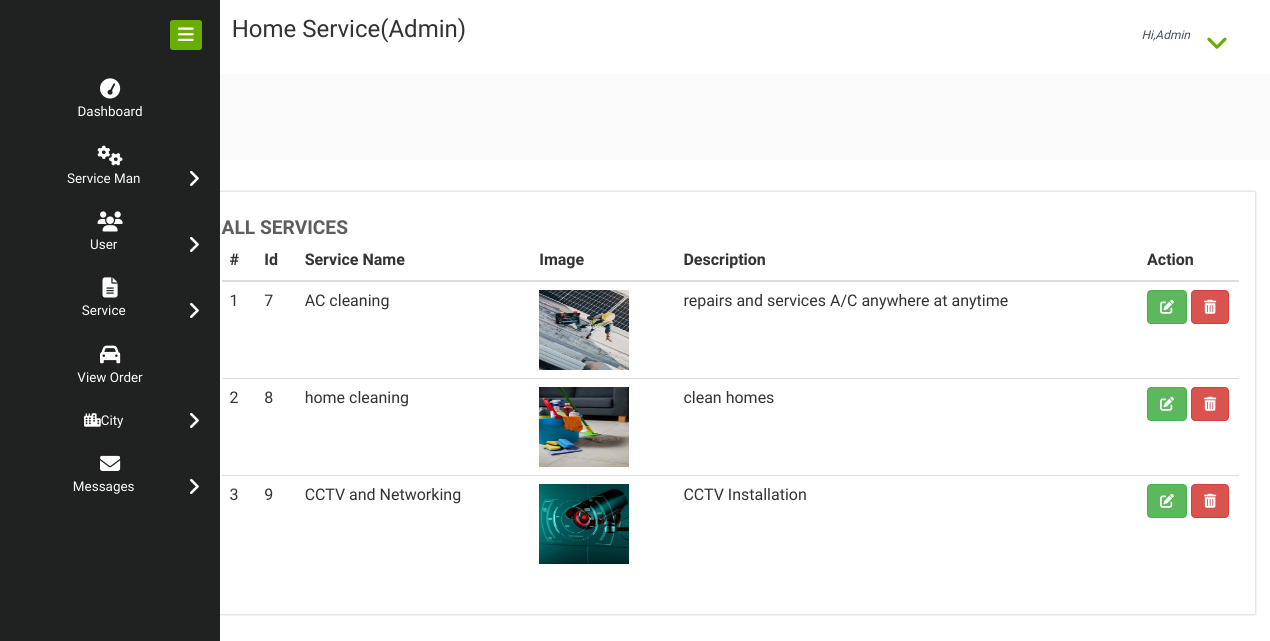
The app's page /view_service with its own data.
### home_service/models.py (models this page shows, shortened)
class Service_Category(models.Model):
    category = models.CharField(max_length=30, null=True)
    desc = models.CharField(max_length=100, null=True)
    image = models.FileField(null=True)
    total=models.CharField(max_length=100, null=True)

### home_service/views.py (the view)
# urls.py: path('view_service',View_Service,name="view_service"),
def View_Service(request):
    ser = Service_Category.objects.all()
    d = {'ser':ser}
    return render(request,'view_service.html',d)

### home_service/templates/view_service.html
{% extends 'admin_navigation.html' %}
{% load static %}
{% block body %}
<div class="chit-chat-layer1">
	<div class="col-md-12 chit-chat-layer1-left">
               <div class="work-progres">
                            <div class="chit-chat-heading">
                                  All Services
                            </div>
                            <div class="table-responsive">
                                <table class="table table-hover">
                                  <thead>
                                    <tr>
                                      <th>#</th>
                                      <th>Id</th>
                                      <th>Service Name</th>
                                      <th>Image</th>
                                      <th>Description</th>
                                      <th>Action</th>
                                  </tr>
                              </thead>
                              <tbody>
                              {% for i in ser %}
                                <tr>
                                  <td>{{forloop.counter}}</td>
                                  <td>{{i.id}}</td>
                                  <td>{{i.category}}</td>
                                  <td><img src="{{i.image.url}}" style="width:90px;height:80px" /></td>
                                  <td>{{i.desc}}</td>
                                  <td style="width:100px"><a href="{% url 'edit_service' i.id %}" ><button class="btn btn-success"><i class="fa fa-edit"></i></button></a>
                                  <a href="{% url 'delete_service' i.id %}" ><button class="btn btn-danger" onclick="return confirm('Are you sure?')"><i class="fa fa-trash-o"></i></button></a></td>
                              </tr>
                              {% endfor %}
                          </tbody>
                      </table>
                  </div>
             </div>
      </div>
</div>
    {% endblock %}

### home_service/templates/admin_navigation.html (shortened to what this page needs)
<!DOCTYPE HTML>
{% load static %}
<html>
<head>
<link href="{% static 'css2/bootstrap.css' %}" rel="stylesheet" type="text/css" media="all">
<link href="{% static 'css2/style.css' %}" rel="stylesheet" type="text/css" media="all"/>
<link href="{% static 'css2/font-awesome.css' %}" rel="stylesheet">
<link rel="stylesheet" href="https://cdnjs.cloudflare.com/ajax/libs/font-awesome/6.5.2/css/all.min.css" />
</head>
<body>
<div class="page-container">
   <div class="left-content">
	   <div class="mother-grid-inner">
				<div class="header-main">
					<div class="header-left">
							<div class="logo-name" style="width:100%">
								<h3><span>Home Service(Admin)</span></h3>
							</div>
							<div class="clearfix"> </div>
						 </div>
							<div class="profile_details">
								<ul>
									<li class="dropdown profile_details_drop">
										<a href="#" class="dropdown-toggle" data-toggle="dropdown" aria-expanded="false">
											<div align class="profile_img">
												<div class="user-name">
													<span>Hi,Admin</span>
												</div>
												<i class="fa fa-angle-down lnr"></i>
												<div class="clearfix"></div>
											</div>
										</a>
									</li>
								</ul>
							</div>
							<div class="clearfix"> </div>
						</div>
				</div>
<div class="inner-block" style="padding-top:8%">
	{% block body %}
	{% endblock %}
</div>
</div>
</div>
    <div class="sidebar-menu " >
		  	<div class="logo"> <a href="#" class="sidebar-icon">
				<span class="fa fa-bars"></span> </a>
			   </div>
		    <div class="menu">
		      <ul id="menu">
		        <li id="menu-home"><a href="{% url 'admin_home' %}"><i class="fa fa-tachometer"></i><span>Dashboard</span></a></li>
		        <li><a href="#"><i class="fa fa-cogs"></i><span>Service Man</span><span class="fa fa-angle-right" style="float: right"></span></a>
		        </li>
		        <li id="menu-comunicacao" ><a href="#"><i class="fa fa-users"></i><span>User</span><span class="fa fa-angle-right" style="float: right"></span></a>
		        </li>
		        <li id="menu-academico" ><a href="#"><i class="fa fa-file-text"></i><span>Service</span><span class="fa fa-angle-right" style="float: right"></span></a>
		        </li>
		        <li><a href="{% url 'admin_order' %}"><i class="fa fa-car"></i><span>View Order</span></a></li>
				<li><a href="#"><i class="fa-solid fa-city"></i><span>City</span><span class="fa fa-angle-right" style="float: right"></span></a>
		        </li>
		        <li><a href="#"><i class="fa fa-envelope"></i><span>Messages</span><span class="fa fa-angle-right" style="float: right"></span></a>
		        </li>
		      </ul>
		    </div>
	 </div>
</body>
</html>

### records on screen
Service_Category: id "7", category "AC cleaning", image (picture), desc "repairs and services A/C anywhere at anytime"
Service_Category: id "8", category "home cleaning", image (picture), desc "clean homes"
Service_Category: id "9", category "CCTV and Networking", image (picture), desc "CCTV Installation"
